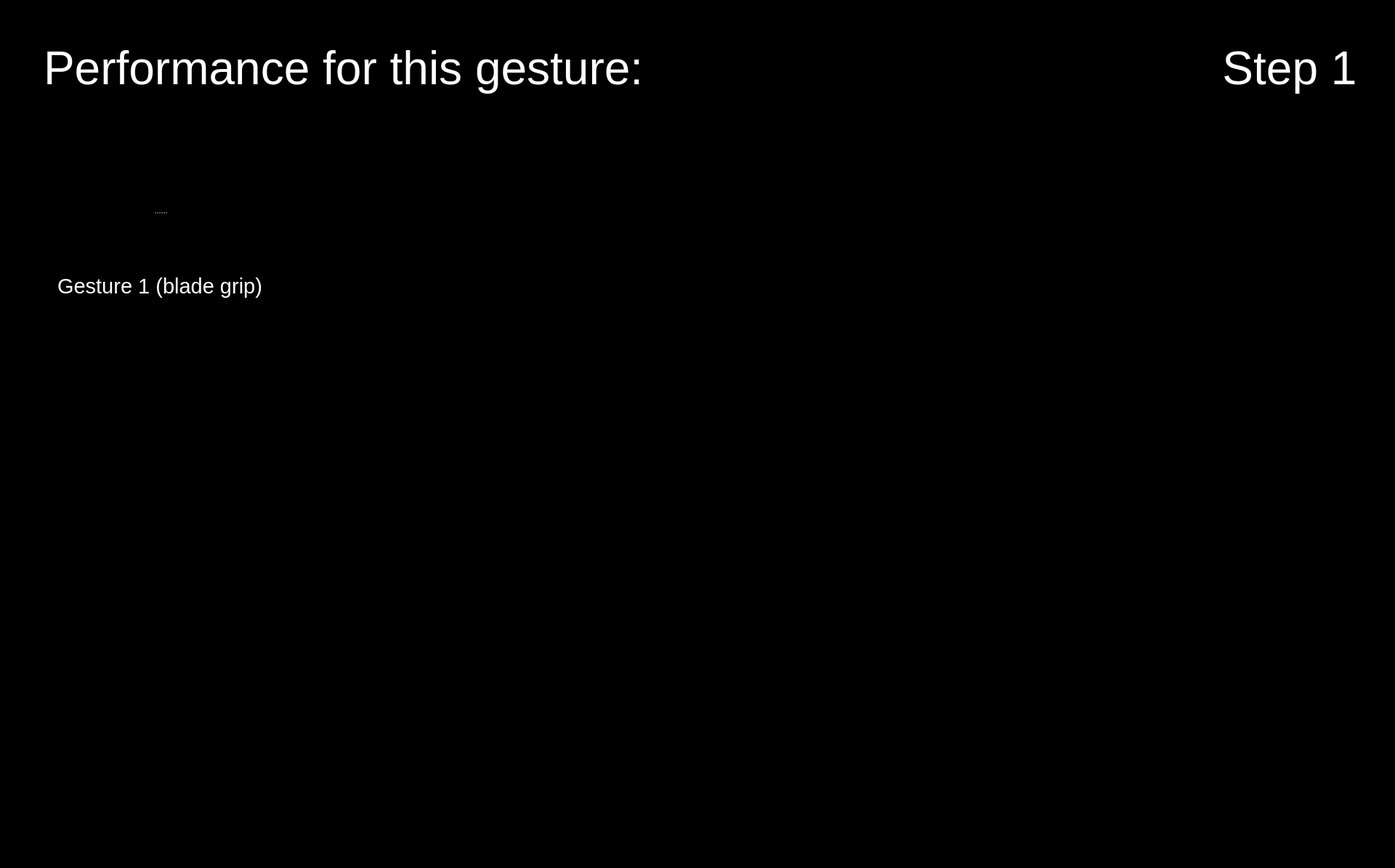
<?xml version="1.0" encoding="UTF-8"?>
<ui version="4.0">
 <class>Form</class>
 <widget class="QWidget" name="Form">
  <property name="geometry">
   <rect>
    <x>0</x>
    <y>0</y>
    <width>1920</width>
    <height>1195</height>
   </rect>
  </property>
  <property name="maximumSize">
   <size>
    <width>1920</width>
    <height>1200</height>
   </size>
  </property>
  <property name="windowTitle">
   <string>Form</string>
  </property>
  <property name="styleSheet">
   <string notr="true">background-color: rgb(0, 0, 0);</string>
  </property>
  <widget class="QLabel" name="label_plot_1">
   <property name="geometry">
    <rect>
     <x>490</x>
     <y>180</y>
     <width>850</width>
     <height>340</height>
    </rect>
   </property>
   <property name="maximumSize">
    <size>
     <width>1200</width>
     <height>480</height>
    </size>
   </property>
   <property name="font">
    <font>
     <pointsize>48</pointsize>
    </font>
   </property>
   <property name="styleSheet">
    <string notr="true">color: rgb(255, 255, 255);</string>
   </property>
   <property name="text">
    <string/>
   </property>
   <property name="scaledContents">
    <bool>true</bool>
   </property>
  </widget>
  <widget class="QLabel" name="icon_newbie_1">
   <property name="enabled">
    <bool>true</bool>
   </property>
   <property name="geometry">
    <rect>
     <x>490</x>
     <y>380</y>
     <width>100</width>
     <height>100</height>
    </rect>
   </property>
   <property name="sizePolicy">
    <sizepolicy hsizetype="Preferred" vsizetype="Preferred">
     <horstretch>0</horstretch>
     <verstretch>0</verstretch>
    </sizepolicy>
   </property>
   <property name="maximumSize">
    <size>
     <width>100</width>
     <height>100</height>
    </size>
   </property>
   <property name="text">
    <string/>
   </property>
   <property name="pixmap">
    <pixmap resource="resources/res.qrc">:/img/Icon User.png</pixmap>
   </property>
   <property name="scaledContents">
    <bool>true</bool>
   </property>
  </widget>
  <widget class="QLabel" name="icon_expert_1">
   <property name="enabled">
    <bool>true</bool>
   </property>
   <property name="geometry">
    <rect>
     <x>490</x>
     <y>220</y>
     <width>100</width>
     <height>100</height>
    </rect>
   </property>
   <property name="sizePolicy">
    <sizepolicy hsizetype="Preferred" vsizetype="Preferred">
     <horstretch>0</horstretch>
     <verstretch>0</verstretch>
    </sizepolicy>
   </property>
   <property name="maximumSize">
    <size>
     <width>100</width>
     <height>100</height>
    </size>
   </property>
   <property name="text">
    <string/>
   </property>
   <property name="pixmap">
    <pixmap resource="resources/res.qrc">:/img/Icon Expert.png</pixmap>
   </property>
   <property name="scaledContents">
    <bool>true</bool>
   </property>
  </widget>
  <widget class="QPushButton" name="button_exit">
   <property name="enabled">
    <bool>true</bool>
   </property>
   <property name="geometry">
    <rect>
     <x>1760</x>
     <y>1040</y>
     <width>150</width>
     <height>150</height>
    </rect>
   </property>
   <property name="minimumSize">
    <size>
     <width>81</width>
     <height>81</height>
    </size>
   </property>
   <property name="maximumSize">
    <size>
     <width>150</width>
     <height>150</height>
    </size>
   </property>
   <property name="cursor">
    <cursorShape>OpenHandCursor</cursorShape>
   </property>
   <property name="focusPolicy">
    <enum>Qt::WheelFocus</enum>
   </property>
   <property name="contextMenuPolicy">
    <enum>Qt::DefaultContextMenu</enum>
   </property>
   <property name="icon">
    <iconset resource="resources/res.qrc">
     <normaloff>:/buttons/Button Exit.svg</normaloff>:/buttons/Button Exit.svg</iconset>
   </property>
   <property name="iconSize">
    <size>
     <width>144</width>
     <height>144</height>
    </size>
   </property>
   <property name="autoDefault">
    <bool>false</bool>
   </property>
   <property name="default">
    <bool>false</bool>
   </property>
   <property name="flat">
    <bool>true</bool>
   </property>
  </widget>
  <widget class="QPushButton" name="button_nav_right">
   <property name="enabled">
    <bool>true</bool>
   </property>
   <property name="geometry">
    <rect>
     <x>960</x>
     <y>560</y>
     <width>150</width>
     <height>150</height>
    </rect>
   </property>
   <property name="minimumSize">
    <size>
     <width>81</width>
     <height>81</height>
    </size>
   </property>
   <property name="maximumSize">
    <size>
     <width>150</width>
     <height>150</height>
    </size>
   </property>
   <property name="cursor">
    <cursorShape>OpenHandCursor</cursorShape>
   </property>
   <property name="focusPolicy">
    <enum>Qt::WheelFocus</enum>
   </property>
   <property name="contextMenuPolicy">
    <enum>Qt::DefaultContextMenu</enum>
   </property>
   <property name="layoutDirection">
    <enum>Qt::LeftToRight</enum>
   </property>
   <property name="autoFillBackground">
    <bool>false</bool>
   </property>
   <property name="styleSheet">
    <string notr="true"/>
   </property>
   <property name="icon">
    <iconset resource="resources/res.qrc">
     <normaloff>:/buttons/Button Right.svg</normaloff>:/buttons/Button Right.svg</iconset>
   </property>
   <property name="iconSize">
    <size>
     <width>144</width>
     <height>144</height>
    </size>
   </property>
   <property name="autoDefault">
    <bool>false</bool>
   </property>
   <property name="default">
    <bool>false</bool>
   </property>
   <property name="flat">
    <bool>true</bool>
   </property>
  </widget>
  <widget class="QPushButton" name="button_nav_left">
   <property name="enabled">
    <bool>true</bool>
   </property>
   <property name="geometry">
    <rect>
     <x>800</x>
     <y>560</y>
     <width>150</width>
     <height>150</height>
    </rect>
   </property>
   <property name="minimumSize">
    <size>
     <width>81</width>
     <height>81</height>
    </size>
   </property>
   <property name="maximumSize">
    <size>
     <width>150</width>
     <height>150</height>
    </size>
   </property>
   <property name="cursor">
    <cursorShape>OpenHandCursor</cursorShape>
   </property>
   <property name="focusPolicy">
    <enum>Qt::WheelFocus</enum>
   </property>
   <property name="contextMenuPolicy">
    <enum>Qt::DefaultContextMenu</enum>
   </property>
   <property name="layoutDirection">
    <enum>Qt::LeftToRight</enum>
   </property>
   <property name="autoFillBackground">
    <bool>false</bool>
   </property>
   <property name="styleSheet">
    <string notr="true"/>
   </property>
   <property name="icon">
    <iconset resource="resources/res.qrc">
     <normaloff>:/buttons/Button Left.svg</normaloff>:/buttons/Button Left.svg</iconset>
   </property>
   <property name="iconSize">
    <size>
     <width>144</width>
     <height>144</height>
    </size>
   </property>
   <property name="autoDefault">
    <bool>false</bool>
   </property>
   <property name="default">
    <bool>false</bool>
   </property>
   <property name="flat">
    <bool>true</bool>
   </property>
  </widget>
  <widget class="QLabel" name="icon_reaction_1">
   <property name="enabled">
    <bool>true</bool>
   </property>
   <property name="geometry">
    <rect>
     <x>1400</x>
     <y>250</y>
     <width>200</width>
     <height>200</height>
    </rect>
   </property>
   <property name="sizePolicy">
    <sizepolicy hsizetype="Preferred" vsizetype="Preferred">
     <horstretch>0</horstretch>
     <verstretch>0</verstretch>
    </sizepolicy>
   </property>
   <property name="maximumSize">
    <size>
     <width>200</width>
     <height>200</height>
    </size>
   </property>
   <property name="text">
    <string/>
   </property>
   <property name="scaledContents">
    <bool>true</bool>
   </property>
  </widget>
  <widget class="QLabel" name="image_step">
   <property name="geometry">
    <rect>
     <x>1650</x>
     <y>170</y>
     <width>250</width>
     <height>250</height>
    </rect>
   </property>
   <property name="font">
    <font>
     <pointsize>48</pointsize>
    </font>
   </property>
   <property name="styleSheet">
    <string notr="true">color: rgb(255, 255, 255);</string>
   </property>
   <property name="text">
    <string/>
   </property>
   <property name="pixmap">
    <pixmap resource="resources/res.qrc">:/detected steps/Detected Step1_Button.png</pixmap>
   </property>
   <property name="alignment">
    <set>Qt::AlignCenter</set>
   </property>
   <property name="wordWrap">
    <bool>true</bool>
   </property>
  </widget>
  <widget class="QLabel" name="label_text_step">
   <property name="geometry">
    <rect>
     <x>1650</x>
     <y>20</y>
     <width>250</width>
     <height>150</height>
    </rect>
   </property>
   <property name="font">
    <font>
     <family>Arial</family>
     <pointsize>48</pointsize>
     <weight>9</weight>
     <italic>false</italic>
     <bold>false</bold>
    </font>
   </property>
   <property name="styleSheet">
    <string notr="true">font: 75 48pt &quot;Arial&quot;;
color: rgb(255, 255, 255);</string>
   </property>
   <property name="text">
    <string>Step 1</string>
   </property>
   <property name="textFormat">
    <enum>Qt::RichText</enum>
   </property>
   <property name="alignment">
    <set>Qt::AlignCenter</set>
   </property>
   <property name="wordWrap">
    <bool>true</bool>
   </property>
  </widget>
  <widget class="QSplitter" name="splitter_2">
   <property name="geometry">
    <rect>
     <x>60</x>
     <y>210</y>
     <width>320</width>
     <height>282</height>
    </rect>
   </property>
   <property name="orientation">
    <enum>Qt::Vertical</enum>
   </property>
   <widget class="QLabel" name="image_required_1">
    <property name="maximumSize">
     <size>
      <width>320</width>
      <height>240</height>
     </size>
    </property>
    <property name="text">
     <string/>
    </property>
    <property name="pixmap">
     <pixmap resource="resources/res.qrc">:/img/right_step1_gesture1.png</pixmap>
    </property>
    <property name="scaledContents">
     <bool>true</bool>
    </property>
   </widget>
   <widget class="QLabel" name="text_required_1">
    <property name="font">
     <font>
      <family>Arial</family>
      <pointsize>22</pointsize>
      <weight>9</weight>
      <italic>false</italic>
      <bold>false</bold>
     </font>
    </property>
    <property name="styleSheet">
     <string notr="true">font: 75 22pt &quot;Arial&quot;;
color: rgb(255, 255, 255);</string>
    </property>
    <property name="text">
     <string>Gesture 1 (blade grip)</string>
    </property>
    <property name="textFormat">
     <enum>Qt::PlainText</enum>
    </property>
    <property name="alignment">
     <set>Qt::AlignCenter</set>
    </property>
    <property name="wordWrap">
     <bool>true</bool>
    </property>
   </widget>
  </widget>
  <widget class="QLabel" name="label_trouble">
   <property name="geometry">
    <rect>
     <x>60</x>
     <y>20</y>
     <width>1280</width>
     <height>150</height>
    </rect>
   </property>
   <property name="font">
    <font>
     <family>Arial</family>
     <pointsize>48</pointsize>
     <weight>9</weight>
     <italic>false</italic>
     <bold>false</bold>
    </font>
   </property>
   <property name="styleSheet">
    <string notr="true">font: 75 48pt &quot;Arial&quot;;
color: rgb(255, 255, 255);</string>
   </property>
   <property name="text">
    <string>Performance for this gesture:</string>
   </property>
   <property name="textFormat">
    <enum>Qt::RichText</enum>
   </property>
   <property name="alignment">
    <set>Qt::AlignLeading|Qt::AlignLeft|Qt::AlignVCenter</set>
   </property>
   <property name="wordWrap">
    <bool>true</bool>
   </property>
  </widget>
 </widget>
 <resources>
  <include location="resources/res.qrc"/>
 </resources>
 <connections/>
</ui>
